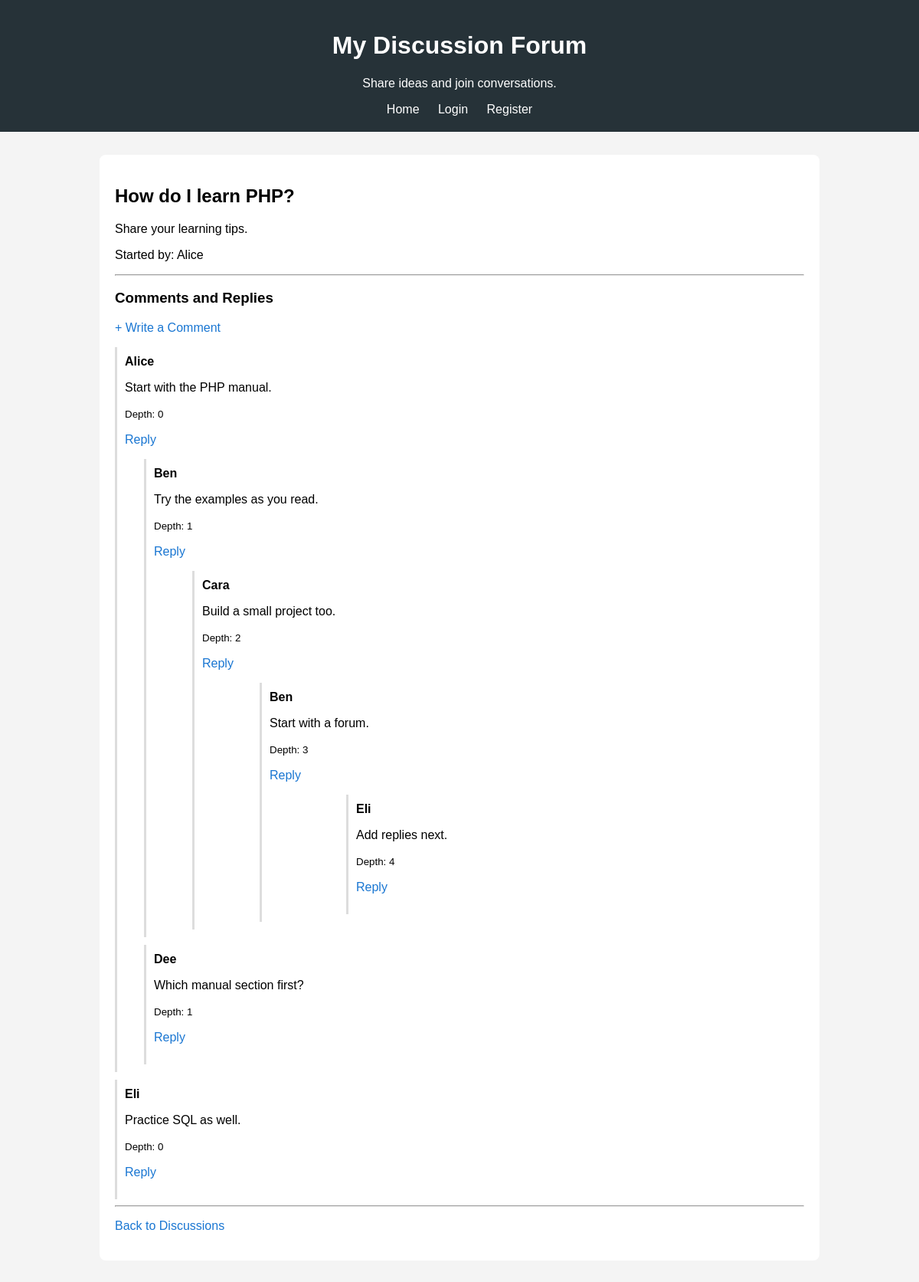
The app's page /index.php?action=show&id=1 with its own data.
### tables this page shows
CREATE TABLE discussions (
    id INT UNSIGNED AUTO_INCREMENT PRIMARY KEY,
    user_id INT UNSIGNED NOT NULL,
    title VARCHAR(255) NOT NULL,
    body TEXT NOT NULL,
    created_at TIMESTAMP DEFAULT CURRENT_TIMESTAMP,

    CONSTRAINT fk_discussion_user
        FOREIGN KEY (user_id)
        REFERENCES users(id)
        ON DELETE CASCADE
);

CREATE TABLE users (
    id INT UNSIGNED AUTO_INCREMENT PRIMARY KEY,
    username VARCHAR(50) NOT NULL UNIQUE,
    email VARCHAR(150) NOT NULL UNIQUE,
    password_hash VARCHAR(255) NULL,
    created_at TIMESTAMP DEFAULT CURRENT_TIMESTAMP
);

CREATE TABLE comments (
    id INT UNSIGNED AUTO_INCREMENT PRIMARY KEY,
    discussion_id INT UNSIGNED NOT NULL,
    parent_id INT UNSIGNED NULL,
    user_id INT UNSIGNED NOT NULL,
    body TEXT NOT NULL,
    created_at TIMESTAMP DEFAULT CURRENT_TIMESTAMP,

    UNIQUE KEY uq_discussion_comment (discussion_id, id),

    CONSTRAINT fk_comment_discussion
        FOREIGN KEY (discussion_id)
        REFERENCES discussions(id)
        ON DELETE CASCADE,

    CONSTRAINT fk_comment_user
        FOREIGN KEY (user_id)
        REFERENCES users(id)
        ON DELETE CASCADE,

    CONSTRAINT fk_comment_parent
        FOREIGN KEY (discussion_id, parent_id)
        REFERENCES comments(discussion_id, id)
        ON DELETE CASCADE
);

### app/Controllers/DiscussionController.php (called while the page is built, shortened)
<?php
require_once __DIR__ . '/../Models/Discussion.php';
require_once __DIR__ . '/../Models/Comment.php';
class DiscussionController
{
    private Discussion $discussionModel;
    private Comment $commentModel;
    public function __construct(PDO $pdo)
    {
        $this->discussionModel = new Discussion($pdo);
        $this->commentModel = new Comment($pdo);
    }
    public function show(int $id): ?array
    {
        $discussion = $this->discussionModel->findById($id);
        $comments = $this->commentModel
            ->getByDiscussionId($id);
        return [
            'discussion' => $discussion,
            'comments' => $comments
        ];
    }
}

### app/Models/Discussion.php (called while the page is built, shortened)
<?php
class Discussion
{
    private PDO $pdo;
    public function __construct(PDO $pdo)
    {
        $this->pdo = $pdo;
    }
    public function findById(int $id): ?array
    {
        $stmt = $this->pdo->prepare(
            'SELECT
                discussions.id,
                discussions.title,
                discussions.body,
                discussions.created_at,
                users.username
             FROM discussions
             INNER JOIN users
                ON discussions.user_id = users.id
             WHERE discussions.id = :id'
        );
        $stmt->execute(['id' => $id]);
        $discussion = $stmt->fetch();
        return $discussion ?: null;
    }
}

### app/Models/Comment.php (called while the page is built, shortened)
<?php
class Comment
{
    private PDO $pdo;
    public function __construct(PDO $pdo)
    {
        $this->pdo = $pdo;
    }
    public function getByDiscussionId(int $discussionId): array
    {
        $stmt = $this->pdo->prepare(
            'SELECT
                comments.id,
                comments.discussion_id,
                comments.parent_id,
                comments.user_id,
                comments.body,
                comments.created_at,
                users.username
             FROM comments
             INNER JOIN users
                ON comments.user_id = users.id
             WHERE comments.discussion_id = :discussion_id
             ORDER BY comments.created_at ASC, comments.id ASC'
        );
        $stmt->execute([
            'discussion_id' => $discussionId
        ]);
        return $stmt->fetchAll();
    }
}

### app/Views/discussion.php (the view, shortened to what this page needs)
<?php
function displayComments(array $comments, ?int $parentId = null, int $depth = 0): void
{
    foreach ($comments as $comment) {
        $commentParentId = $comment['parent_id'] === null
    ? null
    : (int) $comment['parent_id'];
    if ($commentParentId !== $parentId) {
        continue;
        }
        $commentId = (int) $comment['id'];
        $indent = min($depth, 8) * 25;
        echo '<div style="
            margin-left: ' . $indent . 'px;
            border-left: 3px solid #ddd;
            padding: 10px;
            margin-top: 10px;
        ">';
        echo '<strong>' .
            htmlspecialchars($comment['username']) .
            '</strong>';
        echo '<p>' .
            htmlspecialchars($comment['body']) .
            '</p>';
        echo '<small>Depth: ' . $depth . '</small>';
        echo '<p>
            <a href="index.php?action=reply&discussion_id=' .
            (int) $comment['discussion_id'] .
            '&parent_id=' . $commentId .
            '">Reply</a>
        </p>';
        displayComments($comments, $commentId, $depth + 1);
        echo '</div>';
    }
}
?>
<h2><?= htmlspecialchars($discussion['title']) ?></h2>
<p><?= htmlspecialchars($discussion['body']) ?></p>
<p>
    Started by:
    <?= htmlspecialchars($discussion['username']) ?>
</p>
<hr>
<h3>Comments and Replies</h3>
<p>
    <a href="index.php?action=reply&discussion_id=<?= (int) $discussion['id'] ?>">
        + Write a Comment
    </a>
</p>
<?php displayComments($comments); ?>
<hr>
<p>
    <a href="index.php">Back to Discussions</a>
</p>
<?php
$content = ob_get_clean();
require __DIR__ . '/layout.php';
?>

### public/index.php (shortened to what this page needs)
<?php
require_once __DIR__ . '/../app/Controllers/DiscussionController.php';
$pdo = getPDO();
$discussionController = new DiscussionController($pdo);
$action = $_GET['action'] ?? 'index';
if ($action === 'show') {
    $id = filter_input(INPUT_GET, 'id', FILTER_VALIDATE_INT);
    $data = $discussionController->show($id);
    $discussion = $data['discussion'];
    $comments = $data['comments'];
    require __DIR__ . '/../app/Views/discussion.php';
    exit;
}
exit;

### app/Views/layout.php (shortened to what this page needs)
<!DOCTYPE html>
<html lang="en">
<head>
</head>
<body>
<header>
    <h1>My Discussion Forum</h1>
    <p>Share ideas and join conversations.</p>
    <nav>
        <a href="index.php" style="color: white; margin: 10px;">
            Home
        </a>
        <?php if (isset($_SESSION['user_id'])): ?>
            <span>
                Welcome, <?= htmlspecialchars($_SESSION['username']) ?>!
            </span>
            <form action="index.php?action=logout" method="POST"
                  style="display: inline;">
                <input
                    type="hidden"
                    name="csrf_token"
                    value="<?= htmlspecialchars($_SESSION['csrf_token'] ?? '') ?>"
                >
                <button type="submit">Logout</button>
            </form>
        <?php else: ?>
            <a href="index.php?action=login"
               style="color: white; margin: 10px;">
                Login
            </a>
            <a href="index.php?action=register"
               style="color: white; margin: 10px;">
                Register
            </a>
        <?php endif; ?>
    </nav>
</header>
<main>
    <?= $content ?? '' ?>
</main>
</body>
</html>

### app/Views/layout.php (style rules this page uses)
body { font-family: Arial, sans-serif; background: #f4f4f4; margin: 0; padding: 0; }
header { background: #263238; color: white; padding: 20px; text-align: center; }
main { max-width: 900px; margin: 30px auto; padding: 20px; background: white; border-radius: 8px; }
a { color: #1976d2; text-decoration: none; }

### records on screen
discussions: title "How do I learn PHP?", body "Share your learning tips.", user.username "Alice"
comments: user.username "Alice", body "Start with the PHP manual.", depth "0"
comments: user.username "Ben", body "Try the examples as you read.", discussion "1"
comments: user.username "Cara", body "Build a small project too.", parent "2"
comments: user.username "Ben", body "Start with a forum.", parent "3"
comments: user.username "Eli", body "Add replies next.", depth "4"
comments: user.username "Dee", body "Which manual section first?", depth "1"
comments: user.username "Eli", body "Practice SQL as well.", depth "0"
